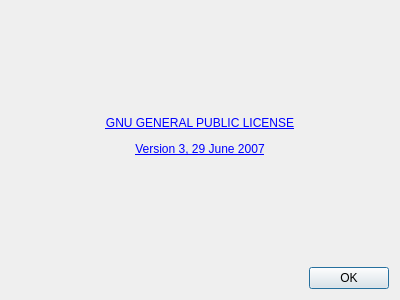
<?xml version="1.0" encoding="UTF-8"?>
<ui version="4.0">
 <class>Dialog</class>
 <widget class="QDialog" name="Dialog">
  <property name="geometry">
   <rect>
    <x>0</x>
    <y>0</y>
    <width>400</width>
    <height>300</height>
   </rect>
  </property>
  <property name="windowTitle">
   <string>Dialog</string>
  </property>
  <layout class="QVBoxLayout" name="verticalLayout">
   <item>
    <widget class="QLabel" name="label">
     <property name="text">
      <string>&lt;html&gt;&lt;head/&gt;&lt;body&gt;&lt;p&gt;&lt;a href=&quot;https://github.com/LewisMojica/3DPricing/blob/master/LICENSE&quot;&gt;&lt;span style=&quot; text-decoration: underline; color:#0000ff;&quot;&gt;GNU GENERAL PUBLIC LICENSE&lt;/span&gt;&lt;/a&gt;&lt;/p&gt;&lt;p&gt;&lt;a href=&quot;https://github.com/LewisMojica/3DPricing/blob/master/LICENSE&quot;&gt;&lt;span style=&quot; text-decoration: underline; color:#0000ff;&quot;&gt;Version 3, 29 June 2007&lt;/span&gt;&lt;/a&gt;&lt;/p&gt;&lt;/body&gt;&lt;/html&gt;</string>
     </property>
     <property name="alignment">
      <set>Qt::AlignCenter</set>
     </property>
    </widget>
   </item>
   <item>
    <widget class="QDialogButtonBox" name="buttonBox">
     <property name="orientation">
      <enum>Qt::Horizontal</enum>
     </property>
     <property name="standardButtons">
      <set>QDialogButtonBox::Ok</set>
     </property>
    </widget>
   </item>
  </layout>
 </widget>
 <resources/>
 <connections>
  <connection>
   <sender>buttonBox</sender>
   <signal>accepted()</signal>
   <receiver>Dialog</receiver>
   <slot>accept()</slot>
   <hints>
    <hint type="sourcelabel">
     <x>248</x>
     <y>254</y>
    </hint>
    <hint type="destinationlabel">
     <x>157</x>
     <y>274</y>
    </hint>
   </hints>
  </connection>
  <connection>
   <sender>buttonBox</sender>
   <signal>rejected()</signal>
   <receiver>Dialog</receiver>
   <slot>reject()</slot>
   <hints>
    <hint type="sourcelabel">
     <x>316</x>
     <y>260</y>
    </hint>
    <hint type="destinationlabel">
     <x>286</x>
     <y>274</y>
    </hint>
   </hints>
  </connection>
 </connections>
</ui>
